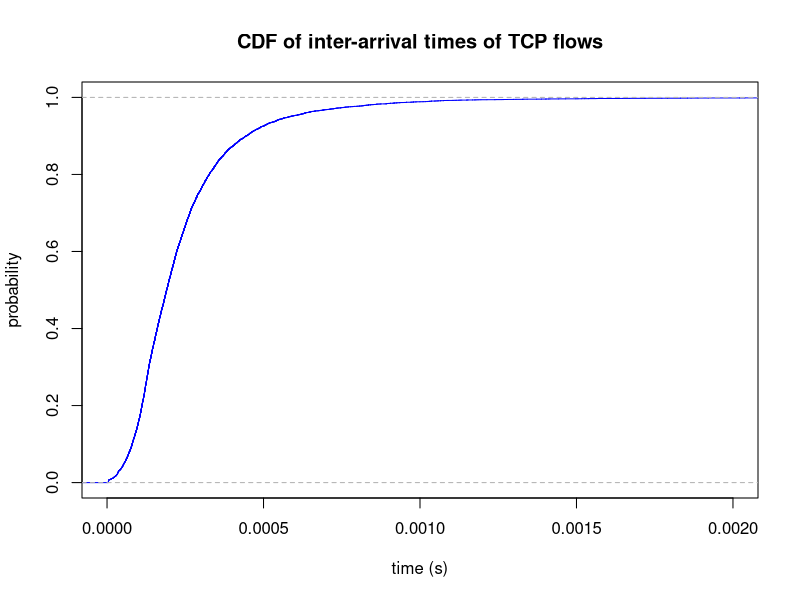

The R script that drew this image:
tcp_times = read.csv(file="../../data/perflow/tcp_arrivel_time.csv", header=TRUE, sep=",")

tcp_cdf = ecdf(tcp_times$time)

plot(tcp_cdf, col="blue", main="CDF of inter-arrival times of TCP flows", xlab="time (s)", ylab="probability", xlim=c(0,0.002), ylim=c(0,1))
dev.print(png, '../../plots/perflow/interarrival_tcp.png', width=500)

#quit()
